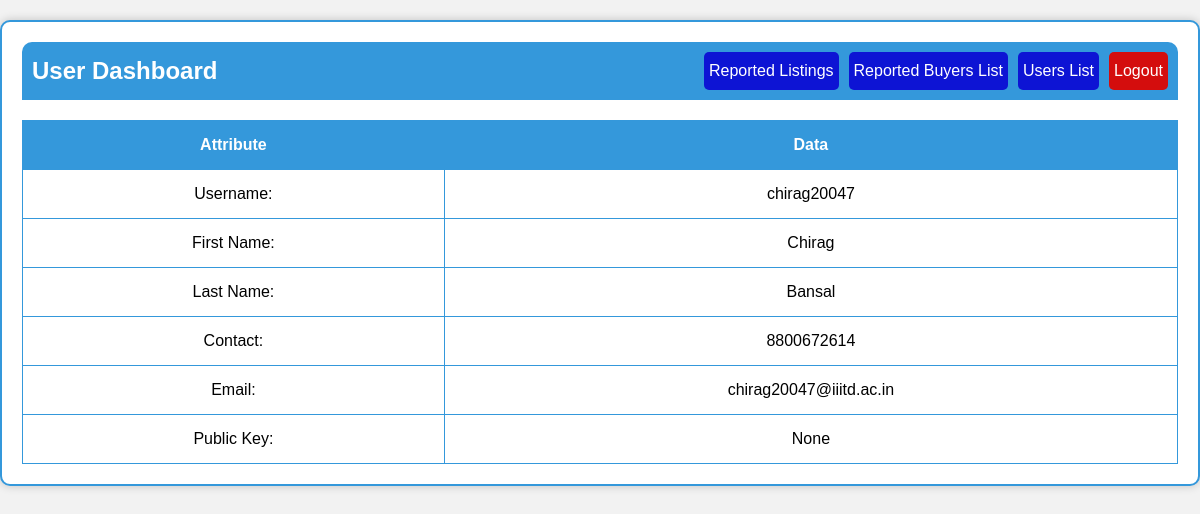
/admin_dashboard/ (signed in), run on the app's committed database.
### project_app/models.py (models this page shows, shortened)
class AppUser(models.Model):
    first_name = models.CharField(max_length=30, null= False, blank=False, default = None)
    second_name = models.CharField(max_length=30, default= None)
    username = models.CharField(max_length=30, null= False, blank=False, default = None)
    password = models.CharField(max_length=256, null= False, blank=False, default = None)
    email = models.CharField(max_length=30, null= False, blank=False, default = None)
    contact = models.CharField(max_length=30, null= False, blank=False, default = None)
    public_key = models.CharField(max_length=300, null = True, blank = True, default = None)
    balance = models.DecimalField(decimal_places=0, max_digits=15, null = True, blank = True, default= 0)
    dv = models.BooleanField(null = False, blank = False, default= False)

### project_app/views.py (the view)
# urls.py: path("admin_dashboard/", views.dashboard_admin, name="admin_dashboard_page"),
def dashboard_admin(request):
    username = request.session.get('username')
    if(request.session.get('email_kyc') is None):
            return redirect('logout_page')
    if(username is None):
        return redirect('login_page')
    if request.method == "POST":
        username = request.session.get('username')
        if(request.session.get('email_kyc') is None):
            return redirect('logout_page')
        if(username is None):
            return redirect('/login')
    else:
        username = request.session.get('username')
        if(request.session.get('email_kyc') is None):
            return redirect('logout_page')
        if(username is None):
            return redirect('/login')
        current_user = []
        users = AppUser.objects.all()
        for x in users:
            if x.username == username:
                current_user = x
                break
        return render(request, 'admin_dashboard.html', {'user': current_user})

### project_app/templates/admin_dashboard.html (shortened to what this page needs)
<!DOCTYPE html>
<html lang="en">
<head>
</head>
<body>
    <div class="container">
        <div class="navbar">
            <h2>User Dashboard</h2>
            <div class="nav-buttons">
                <a class="reported-buyer-list-button" href="/reported_property_list"> Reported Listings </a>
                <a class="reported-buyer-list-button" href="/reported_buyers_list"> Reported Buyers List </a>
                <a class="user_list-button" href="/users_list">Users List</a>
                <a class="logout-button" href="/logout">Logout</a>
            </div>
        </div>
        <table>
            <thead>
                <tr>
                    <th>Attribute</th>
                    <th>Data</th>
                </tr>
            </thead>
            <tbody>
                <tr>
                    <td>Username:</td>
                    <td>{{ user.username }}</td>
                </tr>
                <tr>
                    <td>First Name:</td>
                    <td>{{ user.first_name }}</td>
                </tr>
                <tr>
                    <td>Last Name:</td>
                    <td>{{ user.second_name }}</td>
                </tr>
                <tr>
                    <td>Contact:</td>
                    <td>{{ user.contact }}</td>
                </tr>
                <tr>
                    <td>Email:</td>
                    <td>{{ user.email }}</td>
                </tr>
                <tr>
                    <td>Public Key:</td>
                    <td>{{ user.public_key }}</td>
                </tr>
            </tbody>
        </table>
    </div>
</body>
</html>

### project_app/templates/admin_dashboard.html (style rules this page uses)
body { font-family: Arial, sans-serif; background-color: #f2f2f2; margin: 0; padding: 0; }
.container { max-width: 1200px; margin: 20px auto; padding: 20px; border: 2px solid #3498db; background-color: #fff; box-shadow: 0px 0px 10px rgba(0, 0, 0, 0.2); border-radius: 10px; }
.navbar { display: flex; justify-content: space-between; align-items: center; background-color: #3498db; padding: 10px; border-radius: 10px 10px 0 0; }
.navbar h2 { color: #fff; margin: 0; }
.nav-buttons { display: flex; }
.nav-buttons a { margin-left: 10px; text-decoration: none; color: #fff; padding: 10px 5px; font-size: 16px; border-radius: 5px; cursor: pointer; }
.logout-button { background-color: #d40d0d; }
.user_list-button, .reported-buyer-list-button { background-color: #0d14d4; }
table { width: 100%; border-collapse: collapse; margin-top: 20px; }
table, th, td { border: 1px solid #3498db; }
th, td { padding: 15px; text-align: center; }
th { background-color: #3498db; color: #fff; }

### data on the page
AppUser: username "chirag20047", first_name "Chirag", second_name "Bansal", contact "8800672614", email "chirag20047@iiitd.ac.in", public_key "None"
